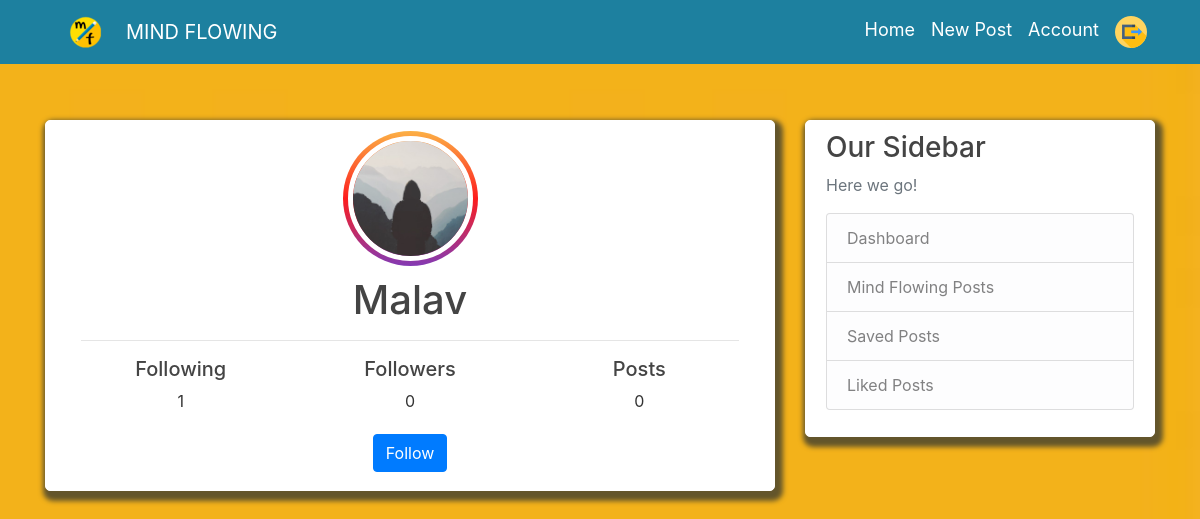
The app's page /user/Malav (signed in), older data.
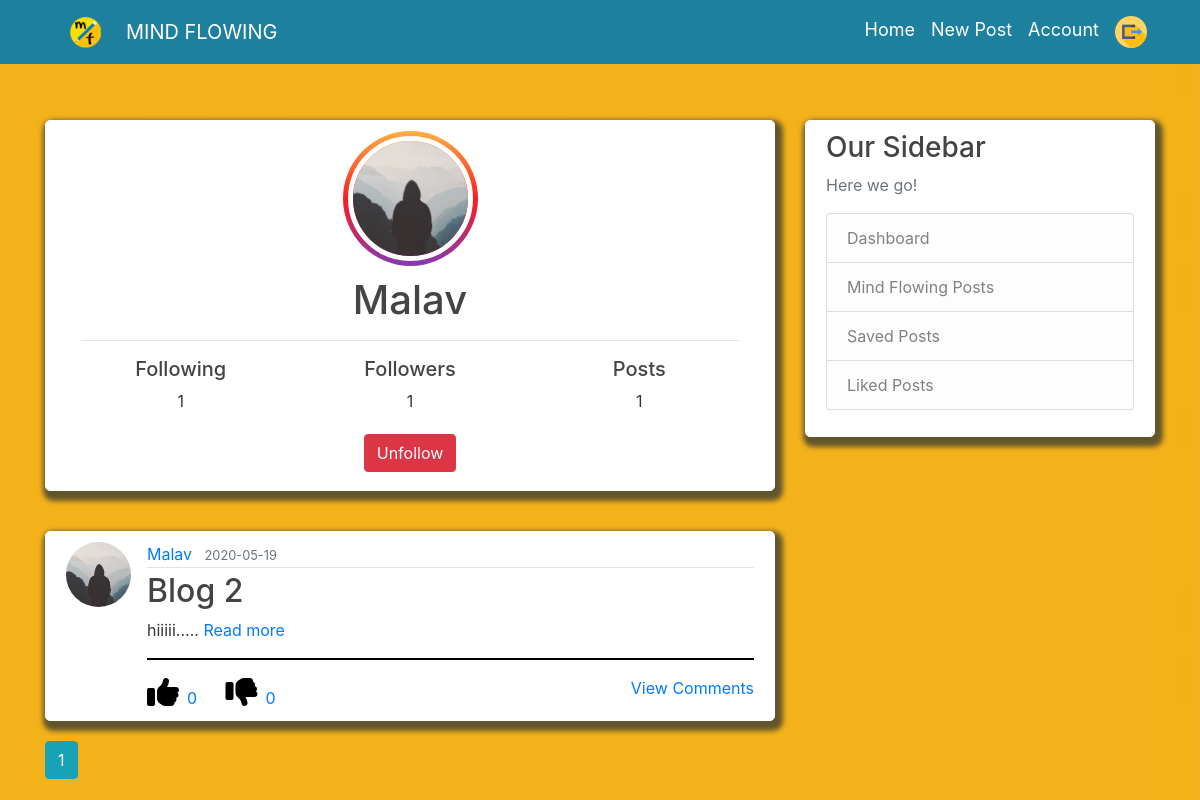
The same page, newer data.
### flaskblog/models.py (models this page shows, shortened)
class User(db.Model, UserMixin):
    id = db.Column(db.Integer, primary_key=True)
    username = db.Column(db.String(20), unique=True, nullable=False)
    email = db.Column(db.String(120), unique=True, nullable=False)
    image_file = db.Column(db.String(20), nullable=False, default='default.jpg')
    password = db.Column(db.String(60), nullable=False)
    posts = db.relationship('Post', backref='author', lazy=True)
    liked = db.relationship('PostLike',foreign_keys='PostLike.user_id', backref='user', lazy='dynamic')
    saved = db.relationship('PostSave',foreign_keys='PostSave.user_id', backref='user', lazy='dynamic')
    unliked = db.relationship('PostUnLike',foreign_keys='PostUnLike.user_id', backref='user', lazy='dynamic')
    commented = db.relationship('PostComment',foreign_keys='PostComment.user_id',backref='user',lazy='dynamic')
    image = db.relationship('PostComment',foreign_keys='PostComment.user_id',backref='img',lazy=True)
    confirmed = db.Column(db.Boolean, nullable=False, default=False)
    followed = db.relationship('Follow',
                               foreign_keys='Follow.follower_id',
                               backref=db.backref('follower', lazy='joined'),
                               lazy='dynamic',
                               cascade='all, delete-orphan')
    followers = db.relationship('Follow',
                                foreign_keys='Follow.followed_id',
                                backref=db.backref('followed', lazy='joined'),
                                lazy='dynamic',
                                cascade='all, delete-orphan')
    def is_following(self, user):
        if user.id is None:
            return False
        return self.followed.filter_by(
            followed_id=user.id).first() is not None
    def has_liked_post(self, post):
        return PostLike.query.filter(
            PostLike.user_id == self.id,
            PostLike.post_id == post.id).count() > 0
    def has_unliked_post(self, post):
        return PostUnLike.query.filter(
            PostUnLike.user_id == self.id,
            PostUnLike.post_id == post.id).count() > 0

class Post(db.Model,UserMixin):
    __searchable__ = ['title', 'content']
    id = db.Column(db.Integer, primary_key=True)
    title = db.Column(db.String(100), nullable=False)
    date_posted = db.Column(db.DateTime, nullable=False, default=datetime.utcnow)
    content = db.Column(db.Text, nullable=False)
    user_id = db.Column(db.Integer, db.ForeignKey('user.id'), nullable=False)
    likes = db.relationship('PostLike', backref='post', lazy='dynamic')
    unlikes = db.relationship('PostUnLike', backref='post', lazy='dynamic')
    comments = db.relationship('PostComment',backref='post',lazy='dynamic')
    saves = db.relationship('PostSave', backref='post', lazy='dynamic')
    image = db.Column(db.String(100))

### flaskblog/routes.py (the view)
@app.route("/user/<string:username>")
def user_posts(username):
    page = request.args.get('page', 1, type=int)
    user = User.query.filter_by(username=username).first_or_404()
    posts = Post.query.filter_by(author=user)\
        .order_by(Post.date_posted.desc())\
        .paginate(page=page, per_page=5)
    post = Post.query.filter_by(user_id=user.id).first()
    return render_template('user_posts.html', posts=posts, user=user,post=post)

### flaskblog/models.py (called while the page is built)
@login_manager.user_loader
def load_user(user_id):
    return User.query.get(int(user_id))

### flaskblog/templates/user_posts.html (shortened to what the changed rows need)
{% extends "layout.html" %}
{% block content %}
<div class="content-section">
    <div class="media">
        <div class="col-md-12 text-center ">
            <div class="panel panel-default">
                <div class="image_inner_container">
                    {% if post.author %}
                    <img class="rounded-circle account-img img-fluid" style="text-align: center;"
                        src="{{ url_for('static', filename='profile_pics/' + post.author.image_file) }}">
                    {% else %}
                    <img class="rounded-circle account-img img-fluid" style="text-align: center;"
                        src="{{ url_for('static', filename='profile_pics/' + user.image_file) }}">
                    {% endif %}
                </div>
                <div class="media-body">
                    {% if post.author %}
                    <h2 class="account-heading">{{ post.author.username }}</h2>
                    {% else %}
                    <h2 class="account-heading">{{ user.username }}</h2>
                    {% endif %}
                </div>
                <div class="row">
                    <div class="col-4 ">
                        <div class="box-layout-text">
                         <a href="{{url_for('follower',username=user.username)}}"><h5>Followers</h5></a>
                            <span style="text-align: center;"> {{user.followers.count()}}</span>
                        </div>
                    </div>
                    <div class="col-4 ">
                        <div class="box-layout-text ">
                            <h5>Posts</h5>
                            <span style="text-align: center;"> {{ posts.total }}</span>
                        </div>
                    </div>
                </div>
            </div>
            <div>
                {% if current_user.username!= user.username %}
                {% if not current_user.is_following(user) %}
                <a href="{{ url_for('follow', username=user.username) }}" style="margin-top: 20px;"
                    class="btn btn-primary mb-2">Follow</a>
                {% else %}
                <a href="{{ url_for('unfollow', username=user.username) }}" style="margin-top: 20px;"
                    class="btn btn-danger mb-2">Unfollow</a>
                {% endif %}
                {% endif %}
            </div>
        </div>
    </div>
</div>
{% if post.author %}
{% for post in posts.items %}
<article class="media content-section">
    <img class="rounded-circle article-img"
        src="{{ url_for('static', filename='profile_pics/' + post.author.image_file) }}">
    <div class="media-body">
        <div class="article-metadata">
            <a class="mr-2"
                href="{{ url_for('user_posts', username=post.author.username) }}">{{ post.author.username }}</a>
            <small class="text-muted">{{ post.date_posted.strftime('%Y-%m-%d') }}</small>
        </div>
        <h2><a class="article-title" href="{{ url_for('post', post_id=post.id) }}">{{ post.title }}</a></h2>
        <span class="article-content">
            <span class=" mt-3">{{post.content| truncate(300) | safe }}.....</span>
            <a href="{{url_for('post',post_id=post.id)}}">Read more</a></span>
        <hr class="allhr">
        {% if current_user.has_liked_post(post) %}
    <a href="{{ url_for('like_action', post_id=post.id, action='like1') }}" style="color:#1d809f;"><i
        class="fa fa-thumbs-up fa-2x"></i></a><a href="{{url_for('user_like',username=user.username,post_id=post.id)}}"><span class="pl-2 pr-4">{{post.likes.count()}}</span></a>
    {% else %}
    <a href="{{ url_for('like_action', post_id=post.id, action='like') }}" style="color: black;"><i
        class="fa fa-thumbs-up fa-2x"></i></a><a href="{{url_for('user_like',username=user.username,post_id=post.id)}}"><span class="pl-2 pr-4">{{post.likes.count()}}</span></a>
    {% endif %}
    {% if current_user.has_unliked_post(post) %}
    <a href="{{ url_for('like_action', post_id=post.id, action='unlike1') }}" style="color: #e4ac00;"><i
        class="fa fa-thumbs-down fa-2x"></i></a><a href="{{url_for('user_unlike',username=user.username,post_id=post.id)}}"><span class="pl-2">{{post.unlikes.count()}}</span></a>
    {% else %}
    <a href="{{ url_for('like_action', post_id=post.id, action='unlike') }}" style="color: black;"><i
        class="fa fa-thumbs-down fa-2x"></i></a><a href="{{url_for('user_unlike',username=user.username,post_id=post.id)}}"><span class="pl-2">{{post.unlikes.count()}}</span></a>
    {% endif %}
        <a href="{{url_for('post_comment',post_id=post.id)}}" style="float:right;">View Comments</a>
    </div>
</article>
{% endfor %}
{% endif %}
{% for page_num in posts.iter_pages(left_edge=1, right_edge=1, left_current=1, right_current=2) %}
{% if page_num %}
{% if posts.page == page_num %}
<a class="btn btn-info mb-4"
    href="{{ url_for('user_posts', username=user.username, page=page_num) }}">{{ page_num }}</a>
{% else %}
<a class="btn btn-outline-info mb-4"
    href="{{ url_for('user_posts', username=user.username, page=page_num) }}">{{ page_num }}</a>
{% endif %}
{% else %}
...
{% endif %}
{% endfor %}
{% endblock content %}

Row changes from the older to the newer data that the page shows:
shown differently, row unchanged: User "Malav": author.username (not shown) → "Malav"; username "Malav" → (not shown)
added Post: image_file (placeholder picture), author.username "Malav", date_posted "2020-05-19", title "Blog 2", content "hiiiii", likes.count "0", unlikes.count "0"
Text that changed along with them:
{{ user.followers.count() }}: "0" → "1"
{{ posts.total }}: "0" → "1"
text no longer shown: "Follow"
text now shown: "Unfollow"
new list line: "1"
